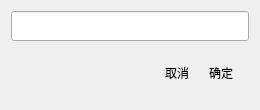
<?xml version="1.0" encoding="UTF-8"?>
<ui version="4.0">
 <class>PasswordDialog</class>
 <widget class="QDialog" name="PasswordDialog">
  <property name="geometry">
   <rect>
    <x>0</x>
    <y>0</y>
    <width>260</width>
    <height>110</height>
   </rect>
  </property>
  <property name="minimumSize">
   <size>
    <width>260</width>
    <height>110</height>
   </size>
  </property>
  <property name="maximumSize">
   <size>
    <width>260</width>
    <height>110</height>
   </size>
  </property>
  <property name="windowTitle">
   <string>Password</string>
  </property>
  <layout class="QVBoxLayout" name="verticalLayout">
   <item>
    <widget class="QLineEdit" name="password">
     <property name="minimumSize">
      <size>
       <width>0</width>
       <height>30</height>
      </size>
     </property>
     <property name="echoMode">
      <enum>QLineEdit::Password</enum>
     </property>
     <property name="clearButtonEnabled">
      <bool>true</bool>
     </property>
    </widget>
   </item>
   <item>
    <widget class="QWidget" name="widget" native="true">
     <layout class="QHBoxLayout" name="horizontalLayout">
      <item>
       <spacer name="horizontalSpacer">
        <property name="orientation">
         <enum>Qt::Horizontal</enum>
        </property>
        <property name="sizeHint" stdset="0">
         <size>
          <width>40</width>
          <height>20</height>
         </size>
        </property>
       </spacer>
      </item>
      <item>
       <widget class="QToolButton" name="cancel">
        <property name="minimumSize">
         <size>
          <width>0</width>
          <height>32</height>
         </size>
        </property>
        <property name="text">
         <string>取消</string>
        </property>
        <property name="icon">
         <iconset resource="res.qrc">
          <normaloff>:/image/cancel.png</normaloff>:/image/cancel.png</iconset>
        </property>
        <property name="iconSize">
         <size>
          <width>32</width>
          <height>32</height>
         </size>
        </property>
        <property name="toolButtonStyle">
         <enum>Qt::ToolButtonTextBesideIcon</enum>
        </property>
        <property name="autoRaise">
         <bool>true</bool>
        </property>
       </widget>
      </item>
      <item>
       <widget class="QToolButton" name="confirm">
        <property name="minimumSize">
         <size>
          <width>0</width>
          <height>30</height>
         </size>
        </property>
        <property name="text">
         <string>确定</string>
        </property>
        <property name="icon">
         <iconset resource="res.qrc">
          <normaloff>:/image/confirm.png</normaloff>:/image/confirm.png</iconset>
        </property>
        <property name="iconSize">
         <size>
          <width>32</width>
          <height>32</height>
         </size>
        </property>
        <property name="toolButtonStyle">
         <enum>Qt::ToolButtonTextBesideIcon</enum>
        </property>
        <property name="autoRaise">
         <bool>true</bool>
        </property>
       </widget>
      </item>
     </layout>
    </widget>
   </item>
  </layout>
 </widget>
 <resources>
  <include location="res.qrc"/>
 </resources>
 <connections/>
</ui>
